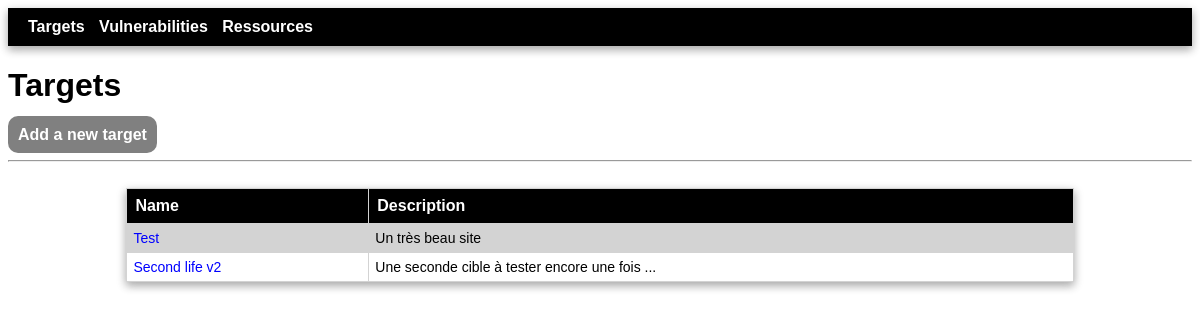
Page /targets/ on the earlier database version.
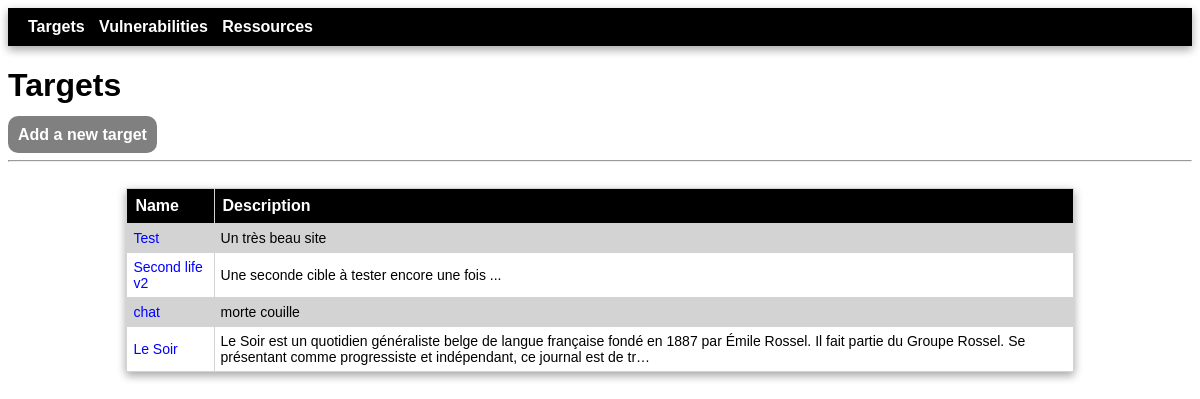
Same page on the later database version.
### tms/models.py (models this page shows, shortened)
class Target(models.Model):
    name = models.fields.CharField(max_length=100, null=True)
    url = models.fields.URLField(null=True)
    description = models.fields.CharField(max_length=500, null=True)
    ip = models.fields.CharField(max_length=15, null=True)
    hostname = models.fields.CharField(max_length=100, null=True)

### tms/views.py (the view)
# urls.py: path('targets/', views.targets, name='targets'),
def targets(request):
    targets = Target.objects.all()
    return render(request, 'tms/targets.html', {'targets' : targets})

### tms/templates/tms/targets.html
{% extends 'tms/base.html' %}
{% block content %}
        <h1>Targets</h1>
        <p>
            <span class="submenu"><a href="{% url 'targets-add' %}">Add a new target</a></span>
        </p>
        <hr><br>
        <table>
            <tr>
                <th>Name</th>
                <th>Description</th>
            </tr>
            {% for target in targets %}
                <tr>
                    <td><a href="{% url 'target-detail' target.id %}">{{target.name}}</a></td>
                    <td>{{target.description|truncatechars:200}}</td>
                </tr>
            {% endfor %}
        </table>
{% endblock %}

Differences in the rows shown:
added Target: name "chat", description "morte couille"
added Target: name "Le Soir", description "Le Soir est un quotidien généraliste belge de langue française fondé en 1887 par Émile Rossel. Il fait partie du Groupe Rossel. Se présentant comme progressiste et indépendant, ce journal est de tr…"
